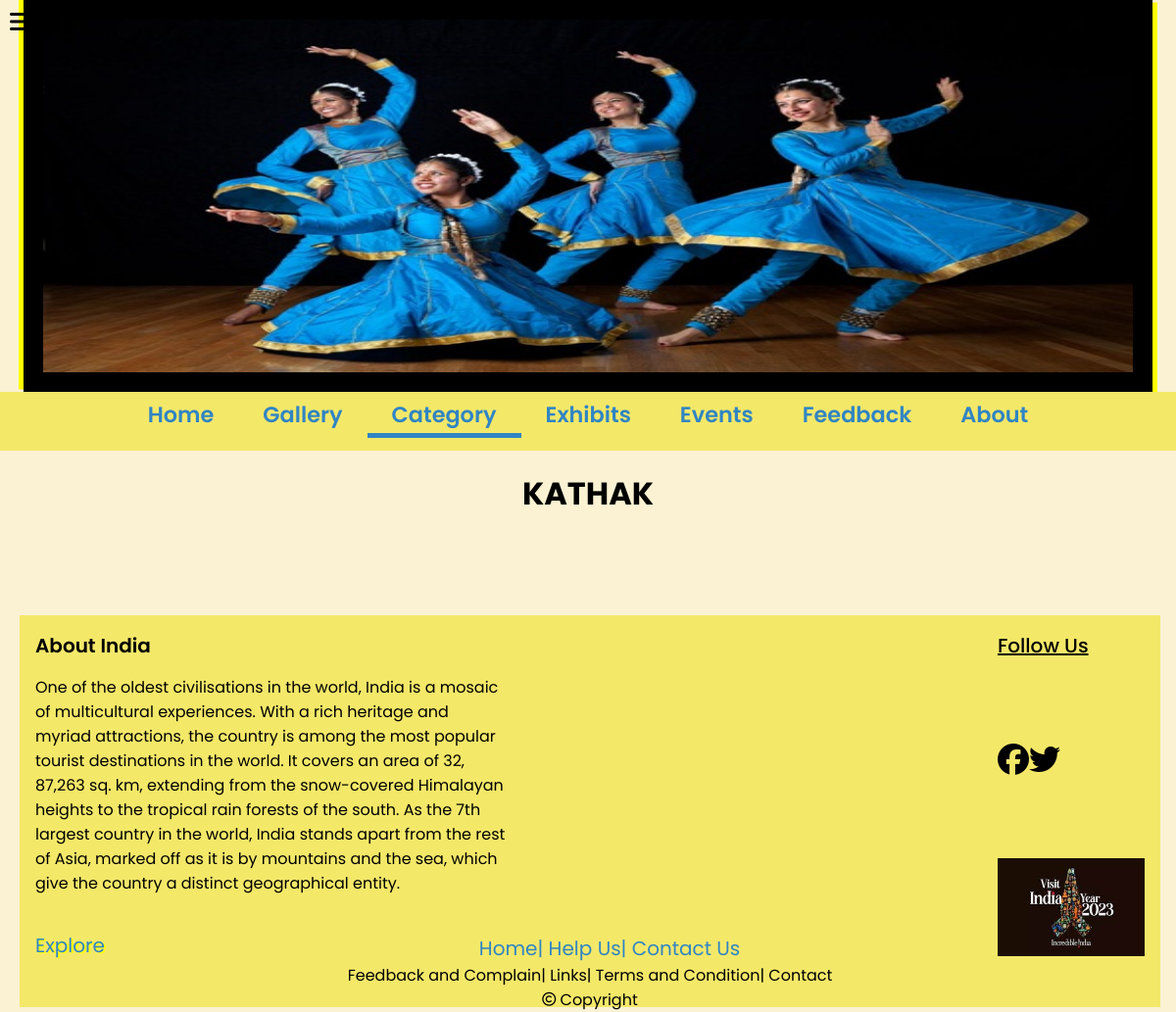
Page /kathak.php on the earlier database version.
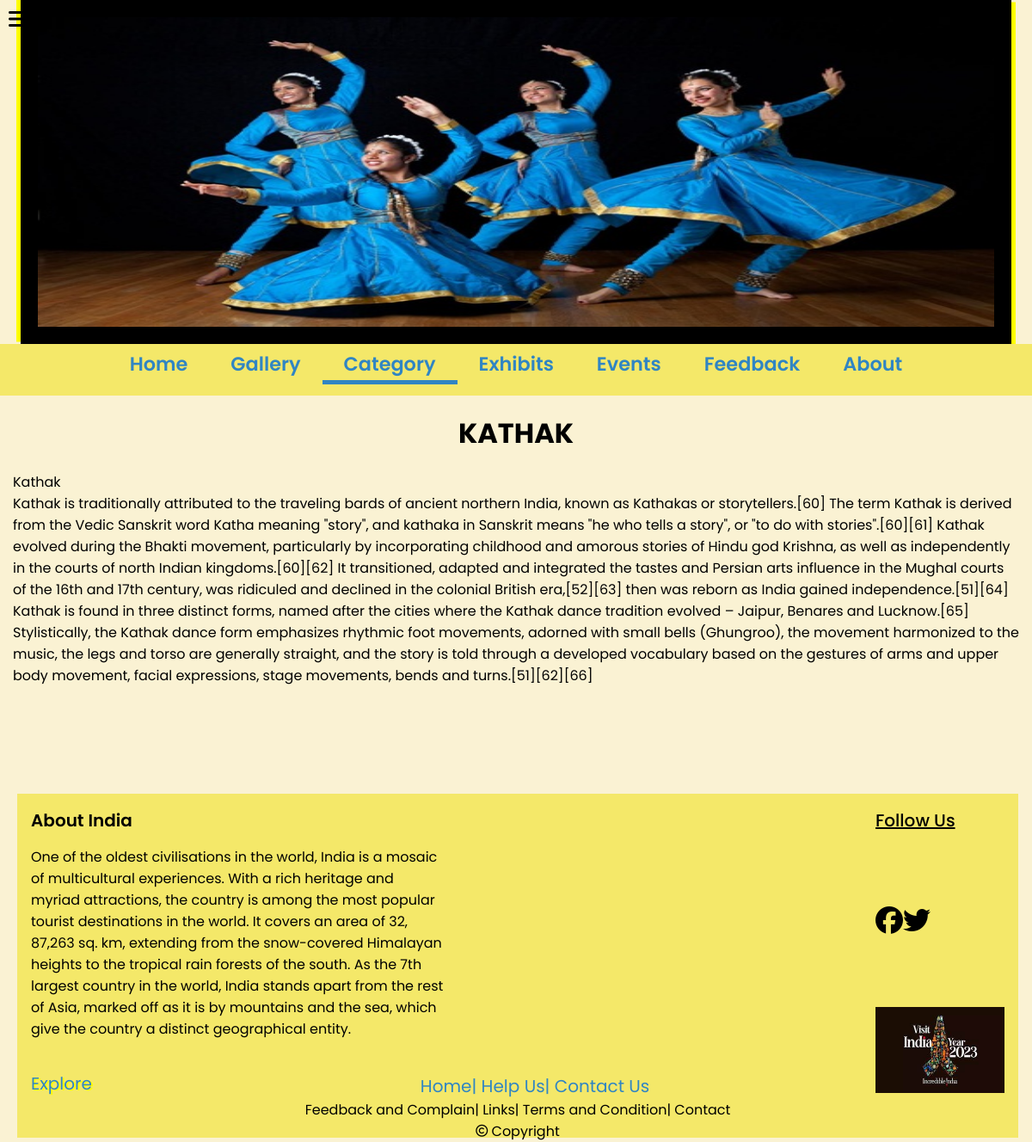
Same page on the later database version.
### tables this page shows
CREATE TABLE `dance` (
  `Sno` int(5) NOT NULL,
  `Name` varchar(100) NOT NULL,
  `description` varchar(5000) NOT NULL
);

### kathak.php (the view, shortened to what this page needs)
<!DOCTYPE html>
<html lang="en">
    <head>
        <link rel="stylesheet" href="https://cdnjs.cloudflare.com/ajax/libs/font-awesome/6.4.2/css/all.min.css"
 />
        <link rel="stylesheet" href="style.css">
    </head>
    <body>
        <?php
            include "db_connection.php";
            $conn = mysqli_connect($servername, $username, $password, $dbname);
        ?>
        <div class="icon_option"><i class="fa-solid fa-bars fa-xl"></i></div>
        <div class="sidebar">
            <div class="main">
                <div class="banner">
                    <img src="imgs\kathak-dance-indian-classical-dance-forms.jpg" alt="Image">
                </div>
            <div class="navbar" id="navbar">
                <ul>
                    <li><a href="index.php">Home</a></li>
                    <li><a href="gallery.php">Gallery</a></li>
                    <li class="active"><a href="category.php">Category</a></li>
                    <li><a href="exhibits.php">Exhibits</a></li>
                    <li><a href="events.php">Events</a></li>
                    <li><a href="feedback.php">Feedback</a></li>
                    <li><a href="about.php">About</a></li>
                </ul>
            </div>
            <div class="topic">
            <h1> KATHAK </h1>
            <p>
            <?php
                        $sql_result = "SELECT name, description FROM dance WHERE Sno = 8";
                        $result = mysqli_query($conn, $sql_result);
                        if(mysqli_num_rows($result) > 0)
                        {
                            while($row = mysqli_fetch_assoc($result))
                            {
                                echo $row["name"]."<br>";
                                echo $row["description"]."<br><br>";
                            }
                        }
                    ?>
            </p>
        </div>
        </div>
            <div class="footer">
            <div class="footer_up">
                <div class="f-u-l">
                    <div class="india">
                        <div class="about_india">About India</div>
                        <div class="para">
                        One of the oldest civilisations in the world, India is a mosaic of multicultural experiences. With a rich heritage and myriad attractions, the country is among the most popular tourist destinations in the world. It covers an area of 32, 87,263 sq. km, extending from the snow-covered Himalayan heights to the tropical rain forests of the south. As the 7th largest country in the world, India stands apart from the rest of Asia, marked off as it is by mountains and the sea, which give the country a distinct geographical entity.
                        </div>
                        <div class="explore"><a href="index.php">Explore</a></div>
                    </div>
                </div>
                <div class="f-u-r">
                    <div class="F-options">
                        <a href="index.php"><div class="home">Home</div></a>
                        <a href="feedback.php"><div class="help-us">| Help Us</div></a>
                        <a href="about.php"><div class="contact-us">| Contact Us</div></a>
                    </div>
                    <div class="follow_us">
                        <div class="h">Follow Us</div>
                        <div class="icons"><i class="fa-brands fa-facebook fa-2xl"></i><i class="fa-brands fa-twitter fa-2xl"></i></div>
                        <div class="logo"><img src="imgs\logo.jpg" alt="logo"></div>
                    </div>
                </div>
            </div>
            <div class="footer_down">
                <div class="up">
                    <div class="feedback">Feedback and Complain</div>
                    <div class="links">| Links</div>
                    <div class="t-c">| Terms and Condition</div>
                    <div class="contact">| Contact</div>
                </div>
                <div class="copyright">
                    <i class="fa-regular fa-copyright fa-sm"></i> Copyright
                </div>
            </div>
        </div>
    </body>
</html>

Differences in the rows shown:
added dance: Name "Kathak", description "Kathak is traditionally attributed to the traveling bards of ancient northern India, known as Kathakas or storytellers.[60] The term Kathak is derived from the Vedic Sanskrit word Katha meaning \"story\", and kathaka in Sanskrit means \"he who tells a story\", or \"to do with stories\".[60][61] Kathak evolved during the Bhakti movement, particularly by incorporating childhood and amorous stories of Hindu god Krishna, as well as independently in the courts of north Indian kingdoms.[60][62] It transitioned, adapted and integrated the tastes and Persian arts influence in the Mughal courts of the 16th and 17th century, was ridiculed and declined in the colonial British era,[52][63] then was reborn as…"
